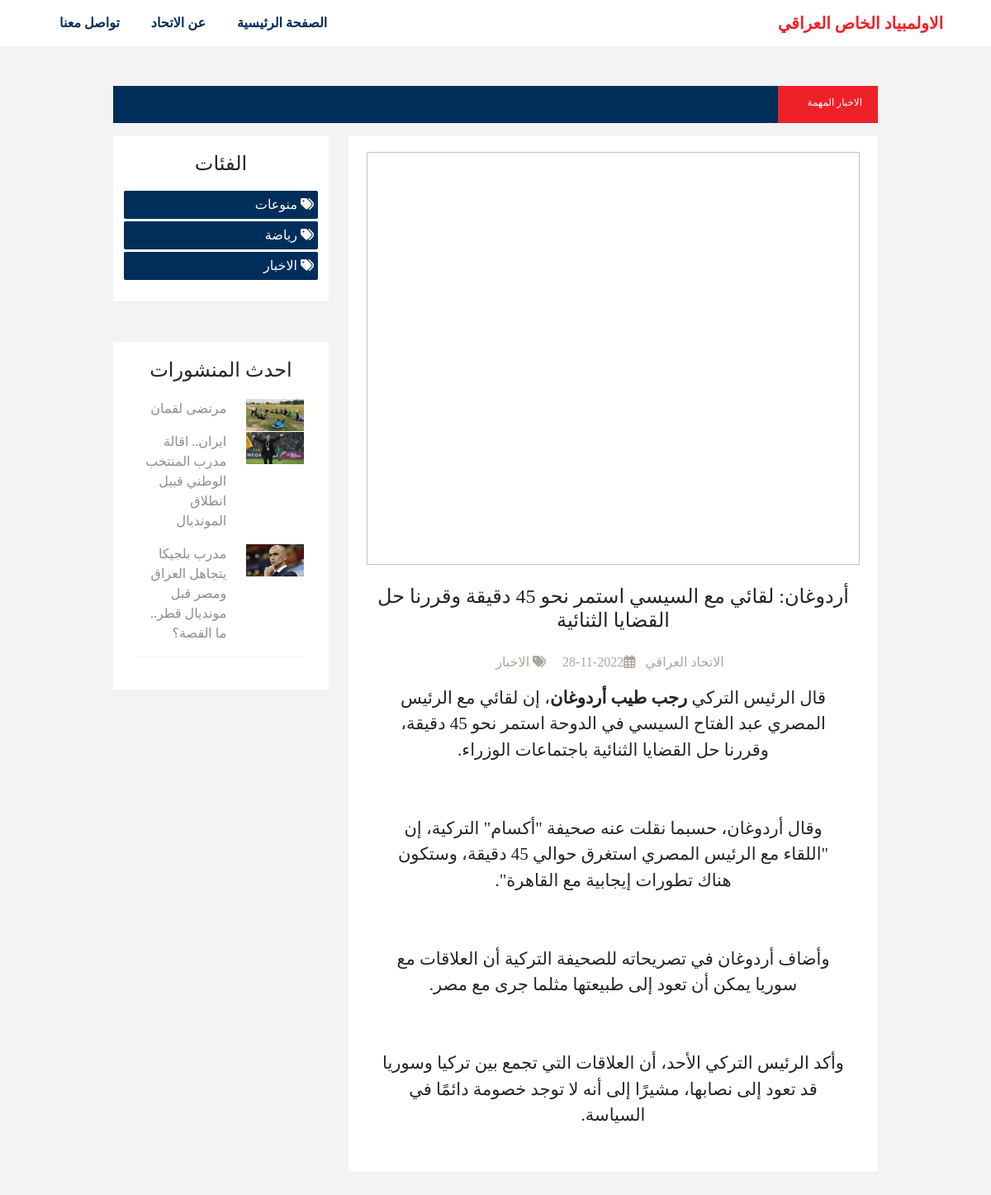
Screenshot of /details_post.php?id=152 with the database file from the repository.
### tables this page shows
CREATE TABLE `catigories` (
  `id` int(11) NOT NULL,
  `catigoryName` varchar(100) NOT NULL,
  `catigoryName_en` varchar(100) NOT NULL,
  `catigoryDate` datetime NOT NULL DEFAULT current_timestamp()
);

CREATE TABLE `posts` (
  `id` int(11) NOT NULL,
  `postTitle` varchar(200) NOT NULL,
  `postTitle_en` varchar(200) NOT NULL,
  `postCat` varchar(100) NOT NULL,
  `postImage` varchar(200) NOT NULL,
  `postContent` longtext NOT NULL,
  `postContent_en` longtext NOT NULL,
  `postDate` date NOT NULL DEFAULT current_timestamp(),
  `postAuthor` varchar(200) NOT NULL,
  `postAuthor_en` varchar(200) NOT NULL,
  `status` tinyint(4) NOT NULL,
  `type` tinyint(1) NOT NULL
);

### details_post.php (the view, shortened to what this page needs)
<?php include 'inc/header.php' ?>
<?php include 'inc/nav.php' ?>
<?php
if (isset($_GET['id']) && !empty($_GET['id'])) {
    global $con;
    $id = $_GET['id'];
    $query = "SELECT * FROM posts where id = '$id'";
    $res = mysqli_query($con, $query);
    $count = mysqli_num_rows($res);
    if ($count > 0) {
        $row = mysqli_fetch_assoc($res);
    } else {
        header("location:index.php");
    }
} else {
    header("location:index.php");
}
?>
<div class="content mt-5">
    <div class="container">
        <div class="row ">
            <?php include 'inc/title_news.php' ?>
            <div class="col-md-1"></div>
            <?php include 'inc/asid.php' ?>
            <div class="col-md-7">
                <div class="post text-center" dir="rtl">
                    <div class="post-image">
                        <a href="">
                            <img class="lazy-load" data-src="./admin/img/<?php echo $row['postImage']; ?>" alt="">
                        </a>
                    </div>
                    <div class="post-title mt-4 mb-4">
                        <h4>
                            <a> <?php echo $row['postTitle'] ?></a>
                        </h4>
                    </div>
                    <div class="post-details">
                        <div class="post-info">
                            <span> <?php echo $row['postAuthor'] ?></span>
                            <span><i class="far fa-calendar-alt"></i><?php echo $row['postDate'] ?></span>
                            <span>
                                <span><i class="fas fa-tags"></i>
                                    <?php
                                    $query_catigories = "SELECT * FROM catigories where id = '$row[postCat]' ORDER BY id DESC";
                                    $sql_catigories = mysqli_query($con, $query_catigories);
                                    $row_catigories = mysqli_fetch_assoc($sql_catigories);
                                    echo $row_catigories['catigoryName'];
                                    ?>
                                </span>
                        </div>
                    </div>
                    <div class="postContent p-3">
                        <?php echo $row['postContent'] ?>
                    </div>
                </div>
            </div>
            <div class="col-md-1"></div>
        </div>
    </div>
</div>
<?php include 'inc/footer.php' ?>

### inc/header.php (shortened to what this page needs)
<!DOCTYPE html>
<html lang="en">
<head>
    <link href="https://cdn.jsdelivr.net/npm/bootstrap@5.0.2/dist/css/bootstrap.min.css" rel="stylesheet">
    <link rel="stylesheet" href="https://cdnjs.cloudflare.com/ajax/libs/font-awesome/6.2.0/css/all.min.css" />
    <link rel="stylesheet" media="screen" href="https://fontlibrary.org/face/droid-arabic-kufi" type="text/css" />
    <link rel="stylesheet" href="assets/css/owl.carousel.min.css">
    <link rel="stylesheet" href="assets/css/owl.theme.default.min.css">
    <link rel="stylesheet" href="https://cdnjs.cloudflare.com/ajax/libs/font-awesome/6.2.0/css/fontawesome.min.css" />
    <link rel="stylesheet" href="https://cdnjs.cloudflare.com/ajax/libs/animate.css/4.1.1/animate.min.css" />
    <link rel="stylesheet" href="assets/css/animate.css">
    <link href="https://cdn.jsdelivr.net/npm/summernote@0.8.18/dist/summernote-lite.min.css" rel="stylesheet">
    <link rel="stylesheet" href="assets/css/style.css">
</head>
<body>

### inc/nav.php (shortened to what this page needs)
<nav class="navbar navbar-expand-lg  sticky-top" dir="rtl">
    <div class="container">
        <a class="navbar-brand" href="index.php">الاولمبياد الخاص العراقي</a>
        <div class="collapse navbar-collapse" id="navbarSupportedContent">
            <ul class="navbar-nav speas mb-2 mb-lg-0" dir="rtl">
                <li class="nav-item">
                    <a class="nav-link " aria-current="page" href="index.php">الصفحة الرئيسية</a>
                </li>
                <li class="nav-item">
                    <a class="nav-link " aria-current="page" href="about.php#about">عن الاتحاد</a>
                </li>
                <li class="nav-item">
                    <a class="nav-link " aria-current="page" href="about.php#contact">تواصل معنا</a>
                </li>
            </ul>
        </div>
    </div>
</nav>

### inc/title_news.php (shortened to what this page needs)
<div class="col-md-1"></div>
<div class="col-md-10">
    <div class="hwrap">
        <div class="news">
            <p>الاخبار المهمة</p>
        </div>
    </div>
</div>
<div class="col-md-1"></div>

### inc/asid.php
<div class="col-md-3 ">
    <div class="catagories mb-5">
        <h4>الفئات</h4>
        <ul dir="rtl">
            <?php
            $query_catigories = "SELECT * FROM  catigories  ORDER BY id DESC";
            $sql_catigories = mysqli_query($con, $query_catigories);
            while ($row_catigories = mysqli_fetch_assoc($sql_catigories)) {
            ?>
                <li>
                    <a href="categories_post.php?categories=<?php echo $row_catigories['catigoryName'];?>">
                        <span><i class="fas fa-tags"></i></span>
                        <span><?php echo $row_catigories['catigoryName']; ?></span>
                    </a>
                </li>
            <?php
            }
            ?>
        </ul>
    </div>
    <div class="last-posts" dir="rtl">
        <h4 class="text-center">احدث المنشورات</h4>
        <div class="posts">
            <div class="row">
                <?php
                $query = "SELECT * FROM posts where status ='1'  ORDER BY id DESC LIMIT 3";
                $sql_post = mysqli_query($con, $query);
                while ($row_post = mysqli_fetch_assoc($sql_post)) {
                ?>
                    <div class=" col-md-5 ">
                        <a href="details_post.php?id=<?php echo $row_post['id']?>">
                            <img src="./admin/img/<?php echo $row_post['postImage'] ?>" alt="">
                        </a>
                    </div>
                    <div class="col-md-7 ">
                        <a href="details_post.php?id=<?php echo $row_post['id']?>">
                            <p> <?php echo $row_post['postTitle'] ?></p>
                        </a>
                    </div>
                <?php
                }
                ?>
            </div>
        </div>
    </div>
</div>

### inc/footer.php (shortened to what this page needs)
</body>
</html>

### assets/css/style.css (style rules this page uses)
:root { --bg1-color: #121227; --bg2-color: #101024; --yellow-color:#f3bc17; --pargraph-color:#8c8c96; --main-color: #002e5b; --brand-color:#ee2128; }
a, a:hover { text-decoration: none; }
body { margin: 0; padding: 0; box-sizing: border-box; background-color: #f3f3f3 !important; font-family: 'Baloo Bhaijaan 2', cursive !important; }
.navbar { background-color: rgb(255, 255, 255); }
.navbar-collapse { justify-content: end; }
.navbar-collapse .navbar-nav .nav-item .nav-link { margin-left: 22px; color: var(--main-color); font-weight: bold; position: relative; transition: all .3s ease-out 0s;; z-index: 1; }
.navbar-collapse .navbar-nav .nav-item .nav-link::before { content: ''; position: absolute; width: 100%; height: 2px; left: 0; bottom: 0; background-color: var(--brand-color); z-index: -1; transition: transform 0.5s; transform-origin: 0 0; transition-timing-function: cubic-bezier(0.5, 1.6, 0.4, 0.7); transform: scaleX(0); }
.navbar-brand { color: var(--brand-color) !important; font-weight: bold; }
.content .post { background-color: #FFF; padding: 20px 22px; border-bottom: 1px solid #EAEAEA; margin-bottom: 30px; transition: 0.3s ease; }
.post-image { width: 100%; }
.post-image img { width: 100%; height: 500px; }
.post .post-details .post-info { color: #aaa69d; font-weight: 500; direction: rtl; }
.post .post-details .post-info span { margin-right: 8px; }
.catagories { background-color: #FFF; border-bottom: 1px solid #EAEAEA; padding: 20px 10px; }
.catagories h4 { text-align: center; border-bottom: 1px solid var(--second-color); padding-bottom: 10px; }
.catagories ul { list-style: none; padding: 0; margin: 6px 3px; }
.catagories ul li { background-color: var(--main-color); margin-bottom: 3px; border-radius: 2px; padding: 5px; }
.catagories ul li a { color: #FFF; }
.last-posts { background-color: #FFF; border-bottom: 1px solid #EAEAEA; padding: 20px 10px; margin-bottom: 40px; }
.last-posts .posts { margin: 20px; border-bottom: 1px solid #eee; }
.last-posts .posts p { color: #8c8c96; text-align: right; }
.last-posts .posts img { width: 100%; }
.postContent { font-size: 21px; }
.hwrap { overflow: hidden; background: #eee; display: flex; direction: rtl; margin-bottom: 15px; padding: 0; background: var(--main-color); color: white; border-left: 10px solid var(--main-color); }
.news { background: var(--brand-color); z-index: 10; padding: 14px 19px 0 15px; padding: 11px 19px 0 15px; font-size: 12px; width: 121px; }
* { box-sizing: border-box; }
.container { position: relative; }
.row:after { content: ""; display: table; clear: both; }

### rows the page displays
catigories: catigoryName "منوعات"
catigories: catigoryName "رياضة"
catigories: catigoryName "الاخبار"
posts: postImage (picture), postTitle "مرتضى لقمان"
posts: postImage (picture), postTitle "ايران.. اقالة مدرب المنتخب الوطني قبيل انطلاق المونديال"
posts: postImage (picture), postTitle "مدرب بلجيكا يتجاهل العراق ومصر قبل مونديال قطر.. ما القصة؟"
posts: postTitle "أردوغان: لقائي مع السيسي استمر نحو 45 دقيقة وقررنا حل القضايا الثنائية", postAuthor "الاتحاد العراقي", postDate "2022-11-28", postContent "قال الرئيس التركي رجب طيب أردوغان ، إن لقائي مع الرئيس المصري عبد الفتاح السيسي في الدوحة استمر نحو 45 دقيقة، وقررنا حل القضايا الثنائية باجتماعات الوزراء. وقال أردوغان، حسبما نقلت عنه صحيفة \"أكسام\" التركية، إن \"اللقاء مع الرئيس المصري استغرق حوالي 45 دقيقة، وستكون هناك تطورات إيجابية مع القاهرة\". وأضاف أردوغان في تصريحاته للصحيفة التركية أن العلاقات مع سوريا يمكن أن تعود إلى طبيعتها مثلما جرى مع مصر. وأكد الرئيس التركي الأحد، أن العلاقات التي تجمع بين تركيا وسوريا قد تعود إلى نصابها، مشيرًا إلى أنه لا توجد خصومة دائمًا في السياسة."
